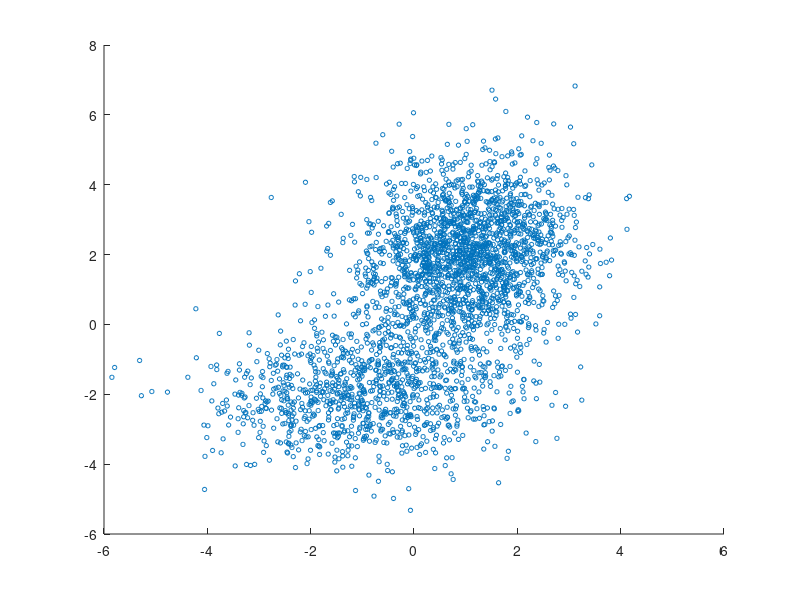

Write MATLAB code to recreate this figure.
function datavector = gmmMultiPeakModelVectorized


rng default;  % For reproducibility
mu1 = [1 2];
sigma1 = [1 .2; .2 02];
mu2 = [-1 -2];
sigma2 = [2 0; 0 1];
X = [mvnrnd(mu1,sigma1,2000);mvnrnd(mu2,sigma2,1000)];

scatter(X(:,1),X(:,2),10,'ko')


datavector = X;

end